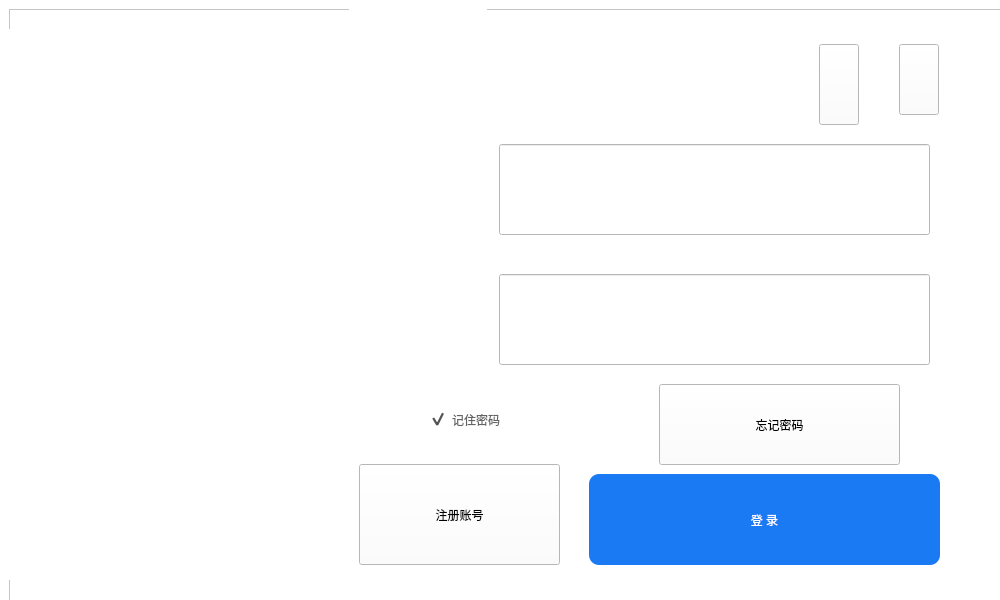
<?xml version="1.0" encoding="UTF-8"?>
<ui version="4.0">
 <class>Dialog</class>
 <widget class="QDialog" name="Dialog">
  <property name="geometry">
   <rect>
    <x>0</x>
    <y>0</y>
    <width>1000</width>
    <height>600</height>
   </rect>
  </property>
  <property name="sizePolicy">
   <sizepolicy hsizetype="Preferred" vsizetype="Preferred">
    <horstretch>0</horstretch>
    <verstretch>0</verstretch>
   </sizepolicy>
  </property>
  <property name="minimumSize">
   <size>
    <width>1000</width>
    <height>600</height>
   </size>
  </property>
  <property name="maximumSize">
   <size>
    <width>1000</width>
    <height>600</height>
   </size>
  </property>
  <property name="windowTitle">
   <string>登录界面</string>
  </property>
  <property name="windowIcon">
   <iconset resource="RecSystem.qrc">
    <normaloff>:/login/icons/bird-logo.png</normaloff>:/login/icons/bird-logo.png</iconset>
  </property>
  <property name="windowOpacity">
   <double>4.000000000000000</double>
  </property>
  <property name="toolTipDuration">
   <number>-1</number>
  </property>
  <property name="styleSheet">
   <string notr="true">background-color: rgb(255, 255, 255);</string>
  </property>
  <widget class="QFrame" name="frame">
   <property name="enabled">
    <bool>true</bool>
   </property>
   <property name="geometry">
    <rect>
     <x>9</x>
     <y>9</y>
     <width>1000</width>
     <height>600</height>
    </rect>
   </property>
   <property name="minimumSize">
    <size>
     <width>1000</width>
     <height>600</height>
    </size>
   </property>
   <property name="maximumSize">
    <size>
     <width>16777215</width>
     <height>16777215</height>
    </size>
   </property>
   <property name="frameShape">
    <enum>QFrame::StyledPanel</enum>
   </property>
   <property name="frameShadow">
    <enum>QFrame::Raised</enum>
   </property>
   <widget class="QLabel" name="label_movie">
    <property name="geometry">
     <rect>
      <x>0</x>
      <y>20</y>
      <width>321</width>
      <height>551</height>
     </rect>
    </property>
    <property name="sizePolicy">
     <sizepolicy hsizetype="Preferred" vsizetype="Preferred">
      <horstretch>0</horstretch>
      <verstretch>0</verstretch>
     </sizepolicy>
    </property>
    <property name="font">
     <font>
      <family>楷体</family>
      <pointsize>16</pointsize>
     </font>
    </property>
    <property name="toolTip">
     <string>&lt;html&gt;&lt;head/&gt;&lt;body&gt;&lt;p&gt;思绪无限&lt;/p&gt;&lt;p&gt;CSDN：&lt;a href=&quot;htps:wuxian.blog.csdn.net&quot;&gt;&lt;span style=&quot; text-decoration: underline; color:#0000ff;&quot;&gt;wuxian.blog.csdn.net&lt;/span&gt;&lt;/a&gt;&lt;/p&gt;&lt;p&gt;B站：&lt;a href=&quot;https://space.bilibili.com/456667721&quot;&gt;&lt;span style=&quot; text-decoration: underline; color:#0000ff;&quot;&gt;思绪亦无限&lt;/span&gt;&lt;/a&gt;&lt;/p&gt;&lt;/body&gt;&lt;/html&gt;</string>
    </property>
    <property name="layoutDirection">
     <enum>Qt::LeftToRight</enum>
    </property>
    <property name="styleSheet">
     <string notr="true">QLabel{
border-image: url(:/login/icons/person1.gif);
}</string>
    </property>
    <property name="text">
     <string>&lt;html&gt;&lt;head/&gt;&lt;body&gt;&lt;p align=&quot;center&quot;&gt;&lt;br/&gt;&lt;/p&gt;&lt;/body&gt;&lt;/html&gt;</string>
    </property>
    <property name="alignment">
     <set>Qt::AlignCenter</set>
    </property>
   </widget>
   <widget class="QTabWidget" name="tabWidget">
    <property name="geometry">
     <rect>
      <x>340</x>
      <y>-10</y>
      <width>651</width>
      <height>581</height>
     </rect>
    </property>
    <property name="layoutDirection">
     <enum>Qt::LeftToRight</enum>
    </property>
    <property name="autoFillBackground">
     <bool>false</bool>
    </property>
    <property name="styleSheet">
     <string notr="true">
QTabWidget::pane{
min-width:70px;
min-height:25px;
border-top: 0px solid;
	background-color: transparent;
}

QTabBar::tab {
font-size:10px;
min-width:70px;

min-height:25px;

color: black;

font:12px &quot;Microsoft YaHei&quot;;

border: -1px solid;



}

QTabBar::tab:selected{

min-width:70px;

min-height:25px;
color: black;

font:11px &quot;Microsoft YaHei&quot;;

border: 0px solid;

border-bottom: 0px solid;

border-color: #4796f0;

}</string>
    </property>
    <property name="currentIndex">
     <number>0</number>
    </property>
    <property name="tabBarAutoHide">
     <bool>true</bool>
    </property>
    <widget class="QWidget" name="tab_login">
     <attribute name="title">
      <string/>
     </attribute>
     <widget class="QCheckBox" name="checkBox_remenber">
      <property name="geometry">
       <rect>
        <x>80</x>
        <y>360</y>
        <width>171</width>
        <height>71</height>
       </rect>
      </property>
      <property name="styleSheet">
       <string notr="true">
QCheckBox{
font: 10pt &quot;微软雅黑&quot;;
color: rgb(100, 100, 100);
spacing: 5px;
background-color: transparent;
}

QCheckBox::indicator {
width: 18px;
height: 18px;
}
QCheckBox::indicator:unchecked {
border-image: url(:/login/icons/check.png);
}

QCheckBox::indicator:checked {
border-image: url(:/login/icons/checked.png);
}
 </string>
      </property>
      <property name="text">
       <string>记住密码</string>
      </property>
      <property name="iconSize">
       <size>
        <width>18</width>
        <height>18</height>
       </size>
      </property>
      <property name="checked">
       <bool>true</bool>
      </property>
     </widget>
     <widget class="QLineEdit" name="lineEdit_password">
      <property name="geometry">
       <rect>
        <x>150</x>
        <y>250</y>
        <width>431</width>
        <height>91</height>
       </rect>
      </property>
      <property name="font">
       <font>
        <family>微软雅黑</family>
        <pointsize>12</pointsize>
       </font>
      </property>
      <property name="text">
       <string/>
      </property>
     </widget>
     <widget class="QLabel" name="label_log_passwordBack">
      <property name="geometry">
       <rect>
        <x>152</x>
        <y>258</y>
        <width>421</width>
        <height>71</height>
       </rect>
      </property>
      <property name="styleSheet">
       <string notr="true">border-image: url(:/images/icons/logo1.png);</string>
      </property>
      <property name="text">
       <string/>
      </property>
     </widget>
     <widget class="QLabel" name="label_log_user">
      <property name="geometry">
       <rect>
        <x>50</x>
        <y>130</y>
        <width>71</width>
        <height>71</height>
       </rect>
      </property>
      <property name="styleSheet">
       <string notr="true">border-image: url(:/login/icons/logo2.png);
background-color: transparent;</string>
      </property>
      <property name="text">
       <string/>
      </property>
     </widget>
     <widget class="QLineEdit" name="lineEdit_user_log">
      <property name="geometry">
       <rect>
        <x>150</x>
        <y>120</y>
        <width>431</width>
        <height>91</height>
       </rect>
      </property>
      <property name="font">
       <font>
        <family>微软雅黑</family>
        <pointsize>12</pointsize>
        <italic>false</italic>
        <bold>false</bold>
       </font>
      </property>
      <property name="text">
       <string/>
      </property>
     </widget>
     <widget class="QToolButton" name="toolButton_forgetCode">
      <property name="geometry">
       <rect>
        <x>310</x>
        <y>360</y>
        <width>241</width>
        <height>81</height>
       </rect>
      </property>
      <property name="cursor">
       <cursorShape>PointingHandCursor</cursorShape>
      </property>
      <property name="text">
       <string>忘记密码</string>
      </property>
      <property name="iconSize">
       <size>
        <width>16</width>
        <height>16</height>
       </size>
      </property>
     </widget>
     <widget class="QLabel" name="label_log_password">
      <property name="geometry">
       <rect>
        <x>40</x>
        <y>250</y>
        <width>81</width>
        <height>81</height>
       </rect>
      </property>
      <property name="styleSheet">
       <string notr="true">border-image: url(:/login/icons/logo3.png);
background-color: transparent;</string>
      </property>
      <property name="text">
       <string/>
      </property>
     </widget>
     <widget class="QPushButton" name="pushButton_login">
      <property name="geometry">
       <rect>
        <x>240</x>
        <y>450</y>
        <width>351</width>
        <height>91</height>
       </rect>
      </property>
      <property name="styleSheet">
       <string notr="true">QPushButton{
	background-color:rgb(26, 122, 244);
	border-radius:10px; 
    border:1px;
	font:17px &quot;微软雅黑&quot;;
	color:rgba(255,255,255);
}

QPushButton::pressed{
	border-color:rgba(255,255,255,30);
	background-color: rgb(0, 170, 255);
	border-style:inset;
	color:rgba(0,0,0,100);
}

QPushButton::hover{
	background-color: rgb(73, 154, 237);
	border-color:rgba(255,255,255,200);
	color:rgba(255,255,255);
}</string>
      </property>
      <property name="text">
       <string>登 录</string>
      </property>
     </widget>
     <widget class="QLabel" name="label_pic">
      <property name="geometry">
       <rect>
        <x>300</x>
        <y>20</y>
        <width>85</width>
        <height>85</height>
       </rect>
      </property>
      <property name="minimumSize">
       <size>
        <width>85</width>
        <height>85</height>
       </size>
      </property>
      <property name="maximumSize">
       <size>
        <width>85</width>
        <height>85</height>
       </size>
      </property>
      <property name="font">
       <font>
        <family>Adobe 黑体 Std R</family>
        <pointsize>18</pointsize>
        <italic>false</italic>
        <bold>true</bold>
       </font>
      </property>
      <property name="styleSheet">
       <string notr="true">border-image: url(:/login/icons/user.png);
background-color: transparent;
border-radius:40px;</string>
      </property>
      <property name="text">
       <string/>
      </property>
      <property name="alignment">
       <set>Qt::AlignCenter</set>
      </property>
     </widget>
     <widget class="QLabel" name="label_log_userBack">
      <property name="geometry">
       <rect>
        <x>152</x>
        <y>126</y>
        <width>421</width>
        <height>81</height>
       </rect>
      </property>
      <property name="styleSheet">
       <string notr="true">border-image: url(:/images/icons/logo1.png);</string>
      </property>
      <property name="text">
       <string/>
      </property>
     </widget>
     <widget class="QToolButton" name="toolButton_go2reg">
      <property name="geometry">
       <rect>
        <x>10</x>
        <y>440</y>
        <width>201</width>
        <height>101</height>
       </rect>
      </property>
      <property name="cursor">
       <cursorShape>PointingHandCursor</cursorShape>
      </property>
      <property name="text">
       <string>注册账号</string>
      </property>
     </widget>
     <widget class="QLabel" name="label_log_info">
      <property name="geometry">
       <rect>
        <x>140</x>
        <y>400</y>
        <width>179</width>
        <height>39</height>
       </rect>
      </property>
      <property name="styleSheet">
       <string notr="true">background-color: transparent;
color: rgb(255, 0, 127);
font: 9pt &quot;微软雅黑&quot;;</string>
      </property>
      <property name="text">
       <string/>
      </property>
     </widget>
     <widget class="QPushButton" name="btn_close_2">
      <property name="geometry">
       <rect>
        <x>550</x>
        <y>20</y>
        <width>40</width>
        <height>71</height>
       </rect>
      </property>
      <property name="sizePolicy">
       <sizepolicy hsizetype="Minimum" vsizetype="Expanding">
        <horstretch>0</horstretch>
        <verstretch>0</verstretch>
       </sizepolicy>
      </property>
      <property name="minimumSize">
       <size>
        <width>25</width>
        <height>25</height>
       </size>
      </property>
      <property name="maximumSize">
       <size>
        <width>40</width>
        <height>16777215</height>
       </size>
      </property>
      <property name="toolTip">
       <string>关闭</string>
      </property>
      <property name="text">
       <string/>
      </property>
      <property name="icon">
       <iconset resource="RecSystem.qrc">
        <normaloff>:/login/icons/extractLeft.png</normaloff>:/login/icons/extractLeft.png</iconset>
      </property>
     </widget>
     <widget class="QPushButton" name="btn_minimize_2">
      <property name="geometry">
       <rect>
        <x>470</x>
        <y>20</y>
        <width>40</width>
        <height>81</height>
       </rect>
      </property>
      <property name="sizePolicy">
       <sizepolicy hsizetype="Minimum" vsizetype="Expanding">
        <horstretch>0</horstretch>
        <verstretch>0</verstretch>
       </sizepolicy>
      </property>
      <property name="minimumSize">
       <size>
        <width>25</width>
        <height>25</height>
       </size>
      </property>
      <property name="maximumSize">
       <size>
        <width>40</width>
        <height>16777215</height>
       </size>
      </property>
      <property name="toolTip">
       <string>最小化</string>
      </property>
      <property name="text">
       <string/>
      </property>
      <property name="icon">
       <iconset resource="RecSystem.qrc">
        <normaloff>:/login/icons/minmax.png</normaloff>:/login/icons/minmax.png</iconset>
      </property>
     </widget>
     <zorder>label_log_passwordBack</zorder>
     <zorder>label_log_userBack</zorder>
     <zorder>checkBox_remenber</zorder>
     <zorder>lineEdit_password</zorder>
     <zorder>label_log_user</zorder>
     <zorder>lineEdit_user_log</zorder>
     <zorder>toolButton_forgetCode</zorder>
     <zorder>label_log_password</zorder>
     <zorder>pushButton_login</zorder>
     <zorder>label_pic</zorder>
     <zorder>toolButton_go2reg</zorder>
     <zorder>label_log_info</zorder>
     <zorder>btn_close_2</zorder>
     <zorder>btn_minimize_2</zorder>
    </widget>
    <widget class="QWidget" name="tab_reg">
     <attribute name="title">
      <string/>
     </attribute>
     <widget class="QLineEdit" name="lineEdit_user_reg">
      <property name="geometry">
       <rect>
        <x>110</x>
        <y>130</y>
        <width>451</width>
        <height>81</height>
       </rect>
      </property>
      <property name="font">
       <font>
        <family>微软雅黑</family>
        <pointsize>12</pointsize>
        <italic>false</italic>
        <bold>false</bold>
       </font>
      </property>
      <property name="text">
       <string/>
      </property>
     </widget>
     <widget class="QLabel" name="label_reg_passwordBack">
      <property name="geometry">
       <rect>
        <x>20</x>
        <y>240</y>
        <width>581</width>
        <height>91</height>
       </rect>
      </property>
      <property name="styleSheet">
       <string notr="true">border-image: url(:/login/icons/logo1.png);</string>
      </property>
      <property name="text">
       <string/>
      </property>
     </widget>
     <widget class="QLabel" name="label_reg_user">
      <property name="geometry">
       <rect>
        <x>40</x>
        <y>140</y>
        <width>61</width>
        <height>61</height>
       </rect>
      </property>
      <property name="styleSheet">
       <string notr="true">border-image: url(:/login/icons/logo2.png);
background-color: transparent;</string>
      </property>
      <property name="text">
       <string/>
      </property>
     </widget>
     <widget class="QLineEdit" name="lineEdit_password_reg">
      <property name="geometry">
       <rect>
        <x>110</x>
        <y>240</y>
        <width>451</width>
        <height>81</height>
       </rect>
      </property>
      <property name="font">
       <font>
        <family>微软雅黑</family>
        <pointsize>12</pointsize>
       </font>
      </property>
      <property name="text">
       <string/>
      </property>
     </widget>
     <widget class="QLabel" name="label_pic_reg">
      <property name="geometry">
       <rect>
        <x>150</x>
        <y>20</y>
        <width>85</width>
        <height>85</height>
       </rect>
      </property>
      <property name="minimumSize">
       <size>
        <width>85</width>
        <height>85</height>
       </size>
      </property>
      <property name="maximumSize">
       <size>
        <width>85</width>
        <height>85</height>
       </size>
      </property>
      <property name="font">
       <font>
        <family>Adobe 黑体 Std R</family>
        <pointsize>18</pointsize>
        <italic>false</italic>
        <bold>true</bold>
       </font>
      </property>
      <property name="styleSheet">
       <string notr="true">border-image: url(:/login/icons/user.png);
background-color: transparent;
border-radius:40px;</string>
      </property>
      <property name="text">
       <string/>
      </property>
      <property name="alignment">
       <set>Qt::AlignCenter</set>
      </property>
     </widget>
     <widget class="QToolButton" name="toolButton_go2login">
      <property name="geometry">
       <rect>
        <x>40</x>
        <y>460</y>
        <width>171</width>
        <height>91</height>
       </rect>
      </property>
      <property name="font">
       <font>
        <family>微软雅黑</family>
        <pointsize>24</pointsize>
       </font>
      </property>
      <property name="cursor">
       <cursorShape>PointingHandCursor</cursorShape>
      </property>
      <property name="text">
       <string>前往登录</string>
      </property>
      <property name="iconSize">
       <size>
        <width>31</width>
        <height>5</height>
       </size>
      </property>
      <property name="autoRepeatInterval">
       <number>95</number>
      </property>
     </widget>
     <widget class="QLabel" name="label_reg_password">
      <property name="geometry">
       <rect>
        <x>40</x>
        <y>250</y>
        <width>51</width>
        <height>61</height>
       </rect>
      </property>
      <property name="styleSheet">
       <string notr="true">border-image: url(:/login/icons/logo3.png);
background-color: transparent;</string>
      </property>
      <property name="text">
       <string/>
      </property>
     </widget>
     <widget class="QLabel" name="label_reg_userBack">
      <property name="geometry">
       <rect>
        <x>20</x>
        <y>120</y>
        <width>581</width>
        <height>91</height>
       </rect>
      </property>
      <property name="styleSheet">
       <string notr="true">border-image: url(:/login/icons/logo1.png);</string>
      </property>
      <property name="text">
       <string/>
      </property>
     </widget>
     <widget class="QPushButton" name="pushButton_reg">
      <property name="geometry">
       <rect>
        <x>270</x>
        <y>460</y>
        <width>321</width>
        <height>81</height>
       </rect>
      </property>
      <property name="sizePolicy">
       <sizepolicy hsizetype="Fixed" vsizetype="Fixed">
        <horstretch>0</horstretch>
        <verstretch>0</verstretch>
       </sizepolicy>
      </property>
      <property name="font">
       <font>
        <family>微软雅黑</family>
        <pointsize>24</pointsize>
        <italic>false</italic>
        <bold>false</bold>
        <underline>false</underline>
        <stylestrategy>PreferAntialias</stylestrategy>
       </font>
      </property>
      <property name="cursor">
       <cursorShape>PointingHandCursor</cursorShape>
      </property>
      <property name="autoFillBackground">
       <bool>false</bool>
      </property>
      <property name="text">
       <string>注册</string>
      </property>
      <property name="iconSize">
       <size>
        <width>31</width>
        <height>5</height>
       </size>
      </property>
      <property name="autoRepeatInterval">
       <number>95</number>
      </property>
      <property name="default">
       <bool>false</bool>
      </property>
     </widget>
     <widget class="QLabel" name="label_reg_vercodeBack">
      <property name="geometry">
       <rect>
        <x>20</x>
        <y>350</y>
        <width>471</width>
        <height>81</height>
       </rect>
      </property>
      <property name="styleSheet">
       <string notr="true">border-image: url(:/login/icons/logo1.png);</string>
      </property>
      <property name="text">
       <string/>
      </property>
     </widget>
     <widget class="QLabel" name="label_reg_vercode">
      <property name="geometry">
       <rect>
        <x>30</x>
        <y>360</y>
        <width>61</width>
        <height>61</height>
       </rect>
      </property>
      <property name="styleSheet">
       <string notr="true">border-image: url(:/login/icons/logo4.png);
background-color: transparent;</string>
      </property>
      <property name="text">
       <string/>
      </property>
     </widget>
     <widget class="QLineEdit" name="lineEdit_code_reg">
      <property name="geometry">
       <rect>
        <x>90</x>
        <y>350</y>
        <width>361</width>
        <height>81</height>
       </rect>
      </property>
      <property name="font">
       <font>
        <family>微软雅黑</family>
        <pointsize>12</pointsize>
       </font>
      </property>
      <property name="text">
       <string/>
      </property>
     </widget>
     <widget class="QToolButton" name="toolButton_verCode">
      <property name="geometry">
       <rect>
        <x>460</x>
        <y>330</y>
        <width>191</width>
        <height>111</height>
       </rect>
      </property>
      <property name="sizePolicy">
       <sizepolicy hsizetype="Preferred" vsizetype="Preferred">
        <horstretch>0</horstretch>
        <verstretch>0</verstretch>
       </sizepolicy>
      </property>
      <property name="cursor">
       <cursorShape>PointingHandCursor</cursorShape>
      </property>
      <property name="text">
       <string/>
      </property>
      <property name="icon">
       <iconset resource="RecSystem.qrc">
        <normaloff>:/login/icons/captcha_1.png</normaloff>:/login/icons/captcha_1.png</iconset>
      </property>
      <property name="iconSize">
       <size>
        <width>89</width>
        <height>43</height>
       </size>
      </property>
     </widget>
     <widget class="QLabel" name="label_reg_info">
      <property name="geometry">
       <rect>
        <x>158</x>
        <y>404</y>
        <width>179</width>
        <height>39</height>
       </rect>
      </property>
      <property name="styleSheet">
       <string notr="true">background-color: transparent;
color: rgb(255, 0, 127);
font: 9pt &quot;微软雅黑&quot;;</string>
      </property>
      <property name="text">
       <string/>
      </property>
     </widget>
     <widget class="QToolButton" name="toolButton_loadLogo">
      <property name="geometry">
       <rect>
        <x>300</x>
        <y>40</y>
        <width>45</width>
        <height>45</height>
       </rect>
      </property>
      <property name="maximumSize">
       <size>
        <width>45</width>
        <height>45</height>
       </size>
      </property>
      <property name="cursor">
       <cursorShape>PointingHandCursor</cursorShape>
      </property>
      <property name="toolTip">
       <string>修改头像</string>
      </property>
      <property name="autoFillBackground">
       <bool>false</bool>
      </property>
      <property name="text">
       <string/>
      </property>
      <property name="icon">
       <iconset resource="RecSystem.qrc">
        <normaloff>:/images/icons/gallery.png</normaloff>:/images/icons/gallery.png</iconset>
      </property>
      <property name="iconSize">
       <size>
        <width>30</width>
        <height>30</height>
       </size>
      </property>
      <property name="popupMode">
       <enum>QToolButton::DelayedPopup</enum>
      </property>
      <property name="toolButtonStyle">
       <enum>Qt::ToolButtonTextUnderIcon</enum>
      </property>
      <property name="autoRaise">
       <bool>false</bool>
      </property>
      <property name="arrowType">
       <enum>Qt::NoArrow</enum>
      </property>
     </widget>
     <widget class="QPushButton" name="btn_close">
      <property name="geometry">
       <rect>
        <x>540</x>
        <y>10</y>
        <width>40</width>
        <height>71</height>
       </rect>
      </property>
      <property name="sizePolicy">
       <sizepolicy hsizetype="Minimum" vsizetype="Expanding">
        <horstretch>0</horstretch>
        <verstretch>0</verstretch>
       </sizepolicy>
      </property>
      <property name="minimumSize">
       <size>
        <width>25</width>
        <height>25</height>
       </size>
      </property>
      <property name="maximumSize">
       <size>
        <width>40</width>
        <height>16777215</height>
       </size>
      </property>
      <property name="toolTip">
       <string>关闭</string>
      </property>
      <property name="text">
       <string/>
      </property>
      <property name="icon">
       <iconset resource="RecSystem.qrc">
        <normaloff>:/login/icons/extractLeft.png</normaloff>:/login/icons/extractLeft.png</iconset>
      </property>
     </widget>
     <widget class="QPushButton" name="btn_minimize">
      <property name="geometry">
       <rect>
        <x>470</x>
        <y>0</y>
        <width>40</width>
        <height>81</height>
       </rect>
      </property>
      <property name="sizePolicy">
       <sizepolicy hsizetype="Minimum" vsizetype="Expanding">
        <horstretch>0</horstretch>
        <verstretch>0</verstretch>
       </sizepolicy>
      </property>
      <property name="minimumSize">
       <size>
        <width>25</width>
        <height>25</height>
       </size>
      </property>
      <property name="maximumSize">
       <size>
        <width>40</width>
        <height>16777215</height>
       </size>
      </property>
      <property name="toolTip">
       <string>最小化</string>
      </property>
      <property name="text">
       <string/>
      </property>
      <property name="icon">
       <iconset resource="RecSystem.qrc">
        <normaloff>:/login/icons/minmax.png</normaloff>:/login/icons/minmax.png</iconset>
      </property>
     </widget>
     <zorder>label_reg_userBack</zorder>
     <zorder>lineEdit_user_reg</zorder>
     <zorder>label_reg_passwordBack</zorder>
     <zorder>label_reg_user</zorder>
     <zorder>lineEdit_password_reg</zorder>
     <zorder>label_pic_reg</zorder>
     <zorder>toolButton_go2login</zorder>
     <zorder>label_reg_password</zorder>
     <zorder>pushButton_reg</zorder>
     <zorder>label_reg_vercodeBack</zorder>
     <zorder>label_reg_vercode</zorder>
     <zorder>lineEdit_code_reg</zorder>
     <zorder>toolButton_verCode</zorder>
     <zorder>label_reg_info</zorder>
     <zorder>toolButton_loadLogo</zorder>
     <zorder>btn_close</zorder>
     <zorder>btn_minimize</zorder>
    </widget>
   </widget>
   <zorder>tabWidget</zorder>
   <zorder>label_movie</zorder>
  </widget>
 </widget>
 <resources>
  <include location="RecSystem.qrc"/>
 </resources>
 <connections/>
</ui>
